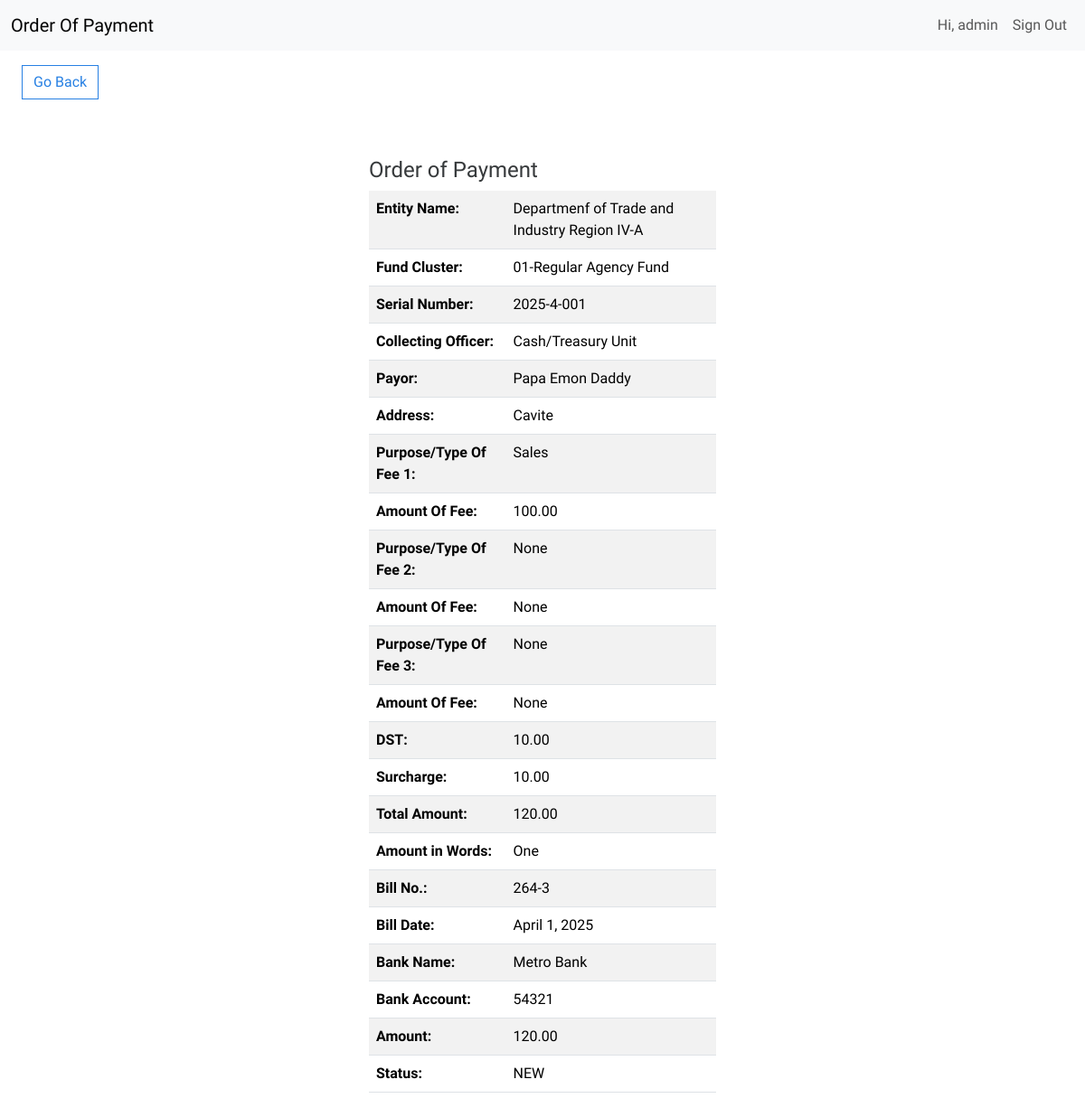
The page /view-item/1 (signed in) on the database as committed earlier.
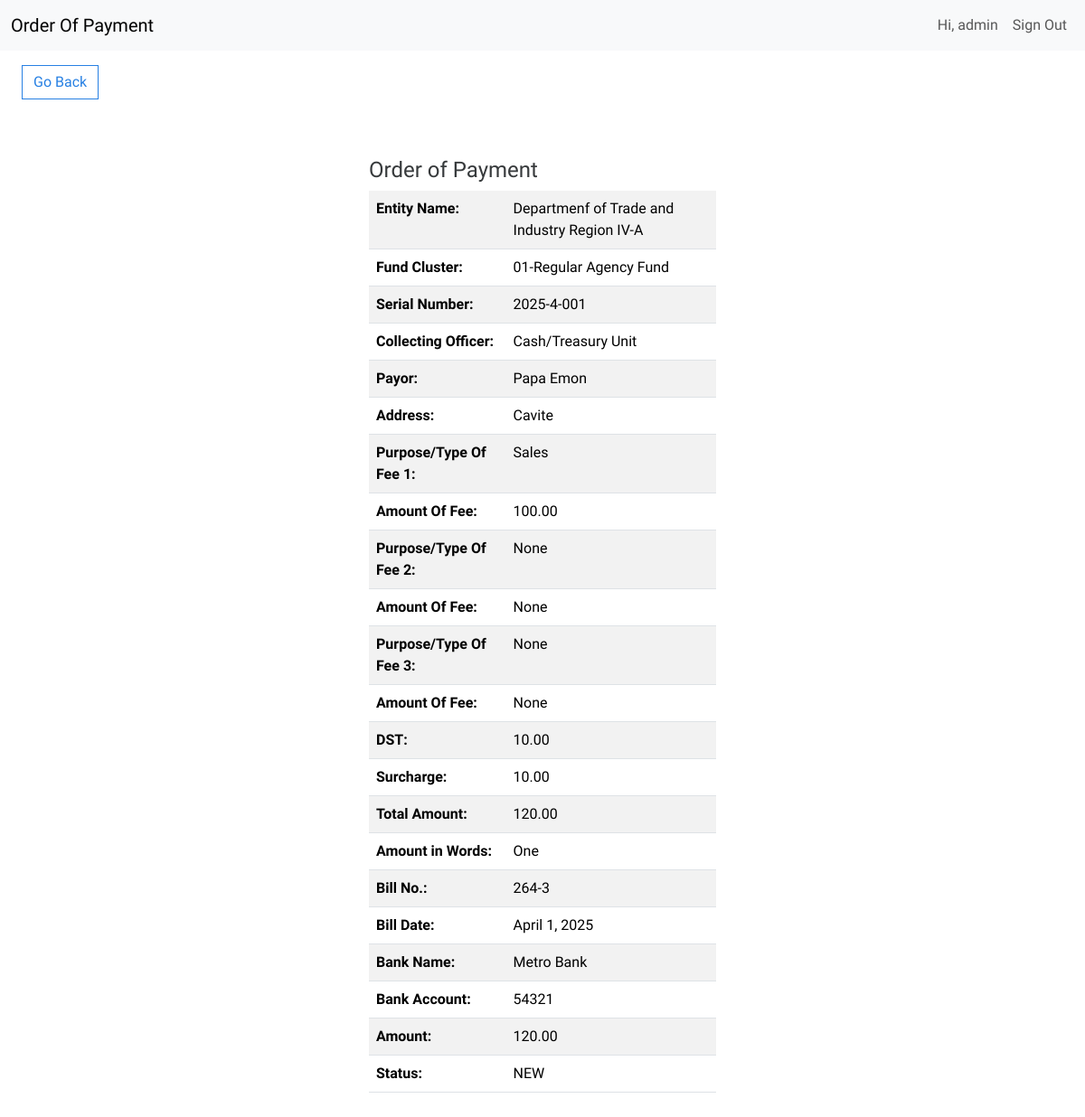
The same page on the database as committed later.
### order_payment/models.py (models this page shows, shortened)
class OrderPaymentItem(models.Model):
    entity_name = models.CharField(max_length=200, default="Departmenf of Trade and Industry Region IV-A")
    fund_cluster = models.CharField(max_length=200, default="01-Regular Agency Fund")
    serial_number = models.CharField(max_length=200)
    date = models.DateTimeField(auto_now_add=True)
    collecting_officer = models.CharField(max_length=200, default="Cash/Treasury Unit")
    payor = models.CharField(max_length=200)
    address = models.CharField(max_length=400)
    fee_type_1 = models.CharField(max_length=200)
    fee_type_1_amount = models.DecimalField(max_digits=10, decimal_places=2)
    fee_type_2 = models.CharField(max_length=200, null=True, blank=True)
    fee_type_2_amount = models.DecimalField(max_digits=10, decimal_places=2, null=True, blank=True)
    fee_type_3 = models.CharField(max_length=200, null=True, blank=True)
    fee_type_3_amount = models.DecimalField(max_digits=10, decimal_places=2, null=True, blank=True)
    dst = models.DecimalField(max_digits=10, decimal_places=2)
    surcharge = models.DecimalField(max_digits=10, decimal_places=2)
    total_amount = models.DecimalField(max_digits=10, decimal_places=2)
    amount_in_words = models.CharField(max_length=500)
    bill_no = models.CharField(max_length=200)
    bill_date = models.DateField(auto_now_add=False)
    status = models.CharField(max_length=200, default="NEW")
    bank_name = models.CharField(max_length=200)
    account_number = models.CharField(max_length=200)
    deposit_amount = models.DecimalField(max_digits=10, decimal_places=2)
    acting_accountant = models.CharField(max_length=200)
    update_date = models.DateField(auto_now_add=True)
    last_update_by = models.CharField(max_length=200, null=True, blank=True)
    created_by = models.CharField(max_length=200, null=True, blank=True)
    user = models.ForeignKey(User, on_delete=models.CASCADE)
    class Meta:
        verbose_name_plural = "Order Of Payment Items"

### order_payment/views.py (the view)
# urls.py: path('view-item/<int:pk>', ViewItem.as_view(), name='view-item'),
class ViewItem(LoginRequiredMixin, DetailView):
    model = OrderPaymentItem
    template_name = 'order_payment/view_form.html'
    def get_context_data(self, **kwargs):
        context = super().get_context_data(**kwargs)
        context["order_payment"] = self.get_object
        return context

### order_payment/templates/order_payment/view_form.html
{% extends 'order_payment/base.html' %}
{% load crispy_forms_tags %}
{% block content %}
	<a href="{% url 'dashboard' %}" class="btn btn-outline-primary my-3 mx-4">Go Back</a>
	<div class="row">
		<div class="col-11 col-md-4 mx-auto mt-5">
			<h4>Order of Payment</h4>
            <table class="table table-hover table-striped">
                <tbody>
                    <tr>
						<th scope="row">Entity Name:</th>
						<td>{{ order_payment.entity_name }}</td>
                    </tr>
                    <tr>
						<th scope="row">Fund Cluster:</th>
						<td>{{ order_payment.fund_cluster }}</td>
                    </tr>
                    <tr>
						<th scope="row">Serial Number:</th>
						<td>{{ order_payment.serial_number }}</td>
                    </tr>
                    <tr>
						<th scope="row">Collecting Officer:</th>
						<td>{{ order_payment.collecting_officer }}</td>
                    </tr>
                    <tr>
						<th scope="row">Payor:</th>
						<td>{{ order_payment.payor }}</td>
                    </tr>
                    <tr>
						<th scope="row">Address:</th>
						<td>{{ order_payment.address }}</td>
                    </tr>
                    <tr>
						<th scope="row">Purpose/Type Of Fee 1:</th>
						<td>{{ order_payment.fee_type_1 }}</td>
                    </tr>
                    <tr>
						<th scope="row">Amount Of Fee:</th>
						<td>{{ order_payment.fee_type_1_amount }}</td>
                    </tr>
                    <tr>
						<th scope="row">Purpose/Type Of Fee 2:</th>
						<td>{{ order_payment.fee_type_2 }}</td>
                    </tr>
                    <tr>
						<th scope="row">Amount Of Fee:</th>
						<td>{{ order_payment.fee_type_2_amount }}</td>
                    </tr>
                    <tr>
						<th scope="row">Purpose/Type Of Fee 3:</th>
						<td>{{ order_payment.fee_type_3 }}</td>
                    </tr>
                    <tr>
						<th scope="row">Amount Of Fee:</th>
						<td>{{ order_payment.fee_type_3_amount }}</td>
                    </tr>
                    <tr>
						<th scope="row">DST:</th>
						<td>{{ order_payment.dst }}</td>
                    </tr>
                    <tr>
						<th scope="row">Surcharge:</th>
						<td>{{ order_payment.surcharge }}</td>
                    </tr>
                    <tr>
						<th scope="row">Total Amount:</th>
						<td>{{ order_payment.total_amount }}</td>
                    </tr>
                    <tr>
						<th scope="row">Amount in Words:</th>
						<td>{{ order_payment.amount_in_words }}</td>
                    </tr>
                    <tr>
						<th scope="row">Bill No.:</th>
						<td>{{ order_payment.bill_no }}</td>
                    </tr>
                    <tr>
						<th scope="row">Bill Date:</th>
						<td>{{ order_payment.bill_date }}</td>
                    </tr>
                    <tr>
						<th scope="row">Bank Name:</th>
						<td>{{ order_payment.bank_name }}</td>
                    </tr>
                    <tr>
						<th scope="row">Bank Account:</th>
						<td>{{ order_payment.account_number }}</td>
                    </tr>
                    <tr>
						<th scope="row">Amount:</th>
						<td>{{ order_payment.deposit_amount }}</td>
                    </tr>
                    <tr>
						<th scope="row">Status:</th>
						<td>{{ order_payment.status }}</td>
                    </tr>
                </tbody>
            </table>
            <br />
		</div>
	</div>
{% endblock content %}

Rows that differ between the two databases and show on the page:
changed OrderPaymentItem "Departmenf of Trade and Industry Region IV-A": payor "Papa Emon Daddy" → "Papa Emon"
